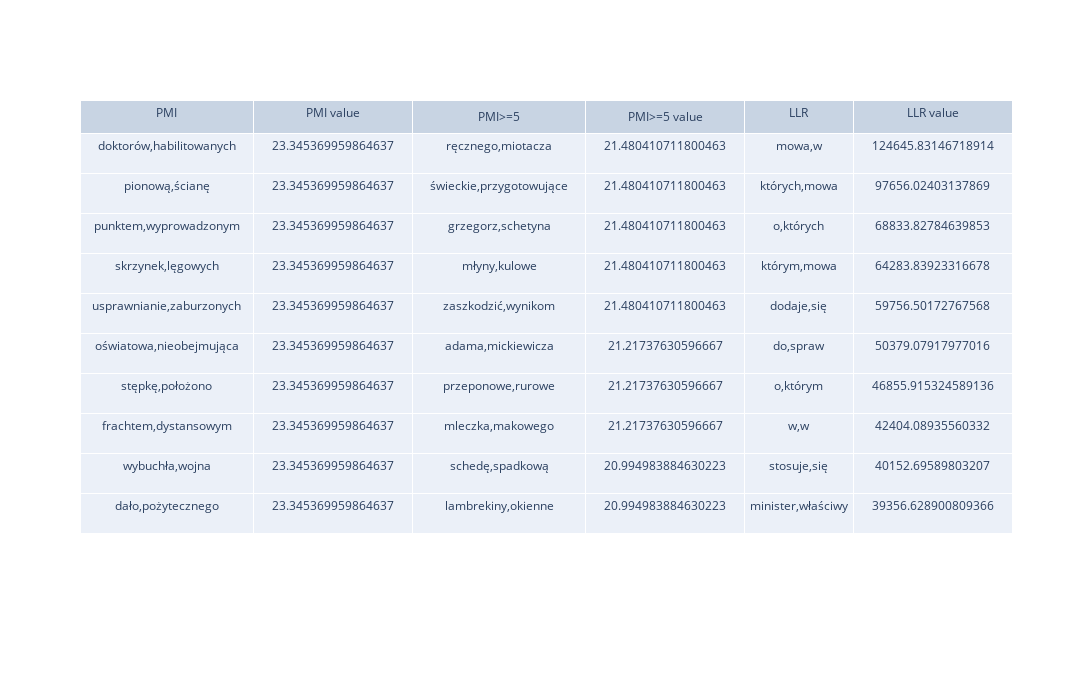

Notebook code for this chart:
### Markdown cell above
## Result comparison table

### Code cell
display(HTML('<h1>Bigrams table</h1>'))

fig = go.Figure(data=[go.Table(columnwidth = [120,110,120,110,75,110],
    header=dict(values=['PMI', 'PMI value', 'PMI>=5', 'PMI>=5 value', 'LLR', 'LLR value'], 
    height=10), cells=dict(values=[list(bigram_PMI.keys())[:10], list(bigram_PMI.values())[:10], 
                                   list(bigram_PMI_leq5.keys())[:10], list(bigram_PMI_leq5.values())[:10],
                                   list(bigram_LLR.keys())[:10], list(bigram_LLR.values())[:10]], height=40))])
fig.update_layout(width=1100, height=700)
fig.show()

### Figure 1 — Plotly figure (JSON) as saved in the notebook; plotly's stock layout.template omitted (floating-point values rounded to 4 significant figures)
{"data": [{"cells": {"height": 40, "values": [[["doktorów", "habilitowanych"], ["pionową", "ścianę"], ["punktem", "wyprowadzonym"], ["skrzynek", "lęgowych"], ["usprawnianie", "zaburzonych"], ["oświatowa", "nieobejmująca"], ["stępkę", "położono"], ["frachtem", "dystansowym"], ["wybuchła", "wojna"], ["dało", "pożytecznego"]], [23.35, 23.35, 23.35, 23.35, 23.35, 23.35, 23.35, 23.35, 23.35, 23.35], [["ręcznego", "miotacza"], ["świeckie", "przygotowujące"], ["grzegorz", "schetyna"], ["młyny", "kulowe"], ["zaszkodzić", "wynikom"], ["adama", "mickiewicza"], ["przeponowe", "rurowe"], ["mleczka", "makowego"], ["schedę", "spadkową"], ["lambrekiny", "okienne"]], [21.48, 21.48, 21.48, 21.48, 21.48, 21.22, 21.22, 21.22, 20.99, 20.99], [["mowa", "w"], ["których", "mowa"], ["o", "których"], ["którym", "mowa"], ["dodaje", "się"], ["do", "spraw"], ["o", "którym"], ["w", "w"], ["stosuje", "się"], ["minister", "właściwy"]], [124600.0, 97660.0, 68830.0, 64280.0, 59760.0, 50380.0, 46860.0, 42400.0, 40150.0, 39360.0]]}, "columnwidth": [120, 110, 120, 110, 75, 110], "header": {"height": 10, "values": ["PMI", "PMI value", "PMI>=5", "PMI>=5 value", "LLR", "LLR value"]}, "type": "table"}], "layout": {"height": 700, "width": 1100}}
